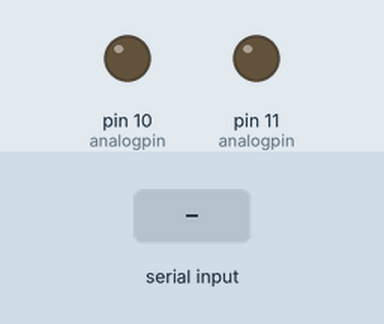
This sketch was run on a simulated Arduino Uno, built with avr-gcc and run on an emulated ATmega328P. Parts: output pins drawn as LEDs (lit = HIGH). The test bench sets the inputs (shaded band).

Above: at 1.2 s.
1.3 s: "90,45\n" received over Serial
At 1.6 s:
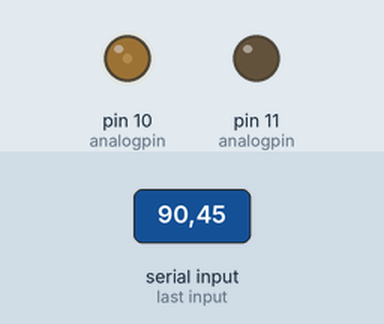
3.8 s: "30,150\n" received over Serial
At 4.6 s:
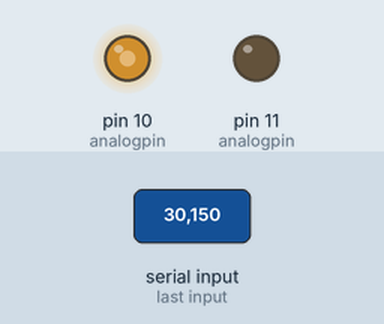
6.3 s: "200\n" received over Serial
At 7.1 s:
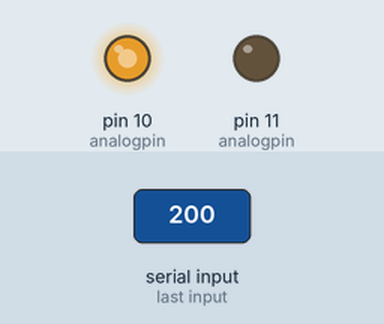
Timing chart, 0 to 9.3 s (numbered marks = the images above; inputs shaded):
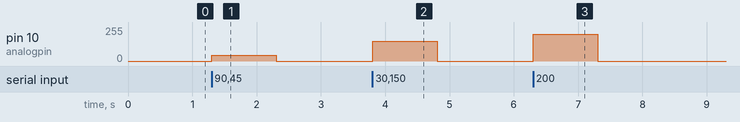

Measured:
- after the input at 1.3 s, pin 10 (analogpin): 0/255 → 45/255 at once, → 0/255 1.0 s later
- after the input at 3.8 s, pin 10 (analogpin): 0/255 → 150/255 at once, → 0/255 1.0 s later
- after the input at 6.3 s, pin 10 (analogpin): 0/255 → 200/255 at once, → 0/255 1.0 s later

The sketch:

6.6.24_exercise2.ino
```cpp
int analogpin = 10;
int a = 0;
int b = 0;
void setup() {
  // put your setup code here, to run once:
  pinMode(10, OUTPUT);
  pinMode(11, OUTPUT);
  Serial.begin(9600);
}

void loop() {

  if (Serial.available() > 0) {
    b = Serial.parseInt();
    if (b == 1000) {
      analogpin = 10;
      digitalWrite(11, LOW);
    }
    else if (b == 2000) {
      analogpin = 11;
      digitalWrite(10, LOW);
    }

    else {
      a = b;
    }
  }
  analogWrite(analogpin, a);
}
```
